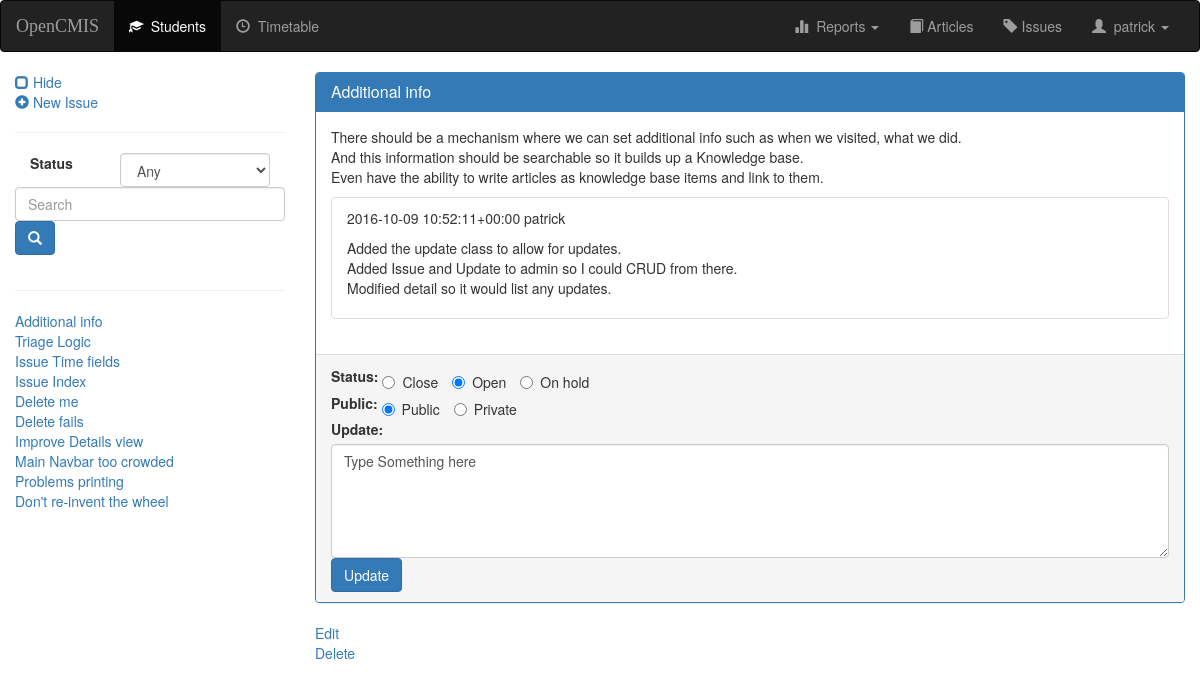
Page /issue/1 (signed in) on the committed database.
### issues/models.py (models this page shows, shortened)
class Issue(models.Model):
    title = models.CharField(max_length=120, blank=False)
    user = models.ForeignKey(User, on_delete=models.CASCADE)
    summary = models.TextField()
    PRIORITY_CHOICES = (('H', 'High'), ('M', 'Medium'), ('L', 'Low'))
    priority = models.CharField(max_length=1, choices=PRIORITY_CHOICES, default='M')
    SPEED_CHOICES = (('Q', 'Quick'), ('M', 'Medium'), ('S', 'Slow'))
    speed = models.CharField(max_length=1, choices=SPEED_CHOICES, default='M')
    STATUS_CHOICES = (('O', 'Open'), ('C', 'Closed'), ('H', 'On hold'))
    status = models.CharField(max_length=1, choices=STATUS_CHOICES, default='O')
    creation_time = models.DateTimeField(default=timezone.now)
    response_time = models.DateTimeField(null=True, blank=True)
    complete_time = models.DateTimeField(null=True, blank=True)
    def __str__(self):
        return self.title

class Update(models.Model):
    issue = models.ForeignKey(Issue, on_delete=models.CASCADE)
    public = models.BooleanField(default=True)
    date = models.DateTimeField(default=timezone.now)
    personnel = models.ForeignKey(User, on_delete=models.CASCADE)
    update = models.TextField()
    def __str__(self):
        return '{0} {1}'.format(self.date, self.personnel)

### issues/views.py (the view)
# urls.py: url(r'^(?P<pk>[0-9]+)/$', views.Detail.as_view(), name='detail'),
class Detail(LoginRequiredMixin, DetailView):
    login_url = reverse_lazy('login')
    model = Issue
    template_name = 'issue/detail.html'
    def get_context_data(self, **kwargs):
        context = super(Detail, self).get_context_data(**kwargs)
        context['updates'] = My_Update.objects.filter(issue=self.kwargs['pk'])
        context['index'] = index_context(self.request)
        return context

### issues/views.py (called while the page is built)
def index_context(request):
    f = request.GET.get('filter')
    if f and f != "Any":
        index = Issue.objects.filter(status=f)
    else:
        index = Issue.objects.all()
    query = request.GET.get('q')
    if query:
        query_list = query.split()
        if len(query_list) == 1:
            print("Query_list = {0}".format(query_list))
            index = index.filter(Q(title__contains=query_list[0]) or Q(summary__contains=query_list[0]))
    paginator = Paginator(index, 20)  # Limit to 20 entries per page, then paginate
    page = request.GET.get('page')
    try:
        index = paginator.page(page)
    except PageNotAnInteger:
        index = paginator.page(1)
    except EmptyPage:
        index = paginator.page(paginator.num_pages)
    return index

### opencmis/templates/issue/detail.html (shortened to what this page needs)
{% extends 'issue/issue-base.html' %}
{% block body %}
<div class="panel panel-primary">
    <div class="panel-heading">
        <h3 class="panel-title">{{object.title}}</h3>
    </div>
    <div class="panel-body">{{object.summary|striptags|urlize|linebreaks}}
        <ul class="list-group">
        {% for update in updates %}
            <li class="list-group-item">
                <p>{{update}}</p>
                {{update.update|striptags|urlize|linebreaks}}
            </li>
        {% empty %}
            <p>There are no updates yet.</p>
        {% endfor %}
        </ul>
    </div>
    <div class="panel-footer hidden-print">
        <form class="form-horizontal" action="" method="post">
            <div class="form-check">
                <label>Status:</label>
                <label class="radio-inline"><input type="radio" name="status">Close</label>
                <label class="radio-inline"><input type="radio" name="status" checked>Open</label>
                <label class="radio-inline"><input type="radio" name="status">On hold</label>
            </div>
            <div class="form-check">
                <label>Public:</label>
                <label class="radio-inline"><input type="radio" name="Public" checked>Public</label>
                <label class="radio-inline"><input type="radio" name="Public">Private</label>
            </div>
             <div class="form-check">
              <label for="update">Update:</label>
              <textarea class="form-control" rows="5" id="update">Type Something here</textarea>
            </div>
            <button type="submit" class="btn btn-primary">Update</button>
        </form>
    </div>
</div>
<div class="hidden-print">
{% if perms.issue.change_issue %}
    <a href="{% url 'issue:update' object.id %}">Edit</a><br>
{% endif %}
{% if perms.issue.delete_issue %}
    <a href="{% url 'issue:delete' object.id %}">Delete</a><br>
{%endif %}
</div>
{% endblock %}}

### opencmis/templates/issue/issue-base.html (shortened to what this page needs)
{% extends 'opencmis/base.html' %}
{% block index %}
<div class="hidden-print">
    {% if perms.add_issue %}
        <a href="{% url 'issue:create' %}">
            <span class="glyphicon glyphicon-plus-sign" aria-hidden="true"></span>&nbsp;New Issue
        </a>
        <hr>
    {% endif %}
    <form id="searchform" action="" method="get" accept-charset="utf-8">
        <fieldset>
            <div class="form-group">
                <label class="col-xs-4 col-form-label" for="filter">Status</label>
                <div class="col-xs-8">
                    <select class="form-control" id = "filter" name="filter">
                        <option value="Any">Any</option>
                    </select>
                </div>
                <input class="form-control" id="searchbox" name="q" type="text" placeholder="Search">
                <button class="btn btn-primary" type="submit">
                    <span class="glyphicon glyphicon-search" aria-hidden="true"></span>
                </button>
            </div>
        </fieldset>
    </form>
    <hr>
    {% for i in index %}
        <a href="{% url 'issue:detail' i.id %}">{{i}}</a><br>
    {% empty %}
        <li>What? No issues?</li>
    {% endfor %}
    </div>
{% endblock %}

### opencmis/templates/opencmis/base.html (shortened to what this page needs)
<!DOCTYPE html>
<html lang="en">
<head>
    {% load staticfiles %}
    <link rel="stylesheet" href="https://maxcdn.bootstrapcdn.com/bootstrap/3.3.7/css/bootstrap.min.css"
>
    <link rel="stylesheet" type="text/css" href="{% static 'style.css' %}"/>
</head>
<body>
<nav class="navbar navbar-inverse hidden-print">
    <div class="container-fluid">
        <div class="navbar-header">
            <a class="navbar-brand" href="{% url 'opencmis:dashboard' %}">OpenCMIS</a>
        </div>
        <div class="collapse navbar-collapse" id="topNavBar">
            <ul class="nav navbar-nav">
                {% if perms.opencmis.view_student %}
                <li class="active">
                    <a href="{% url 'opencmis:index' %}">
                        <span class="glyphicon glyphicon-education" area-hidden="true"></span>&nbsp;&nbsp;Students
                    </a>
                </li>
                {% endif %}
                <li class="">
                    <a href="/timetable/subject/">
                        <span class="glyphicon glyphicon-time" area-hidden="true"></span>&nbsp;&nbsp;Timetable
                    </a>
                </li>
            </ul>
            <ul class="nav navbar-nav navbar-right">
                <li class="dropdown">
                    <a href="#" class="dropdown-toggle" data-toggle="dropdown" role="button" aria-haspopup="true"
                       aria-expanded="false"><span class="glyphicon glyphicon-stats" area-hidden="true"></span>&nbsp;&nbsp;Reports
                        <span class="caret"></span></a>
                </li>
                <li class="">
                    <a href="/article/">
                        <span class="glyphicon glyphicon-book" area-hidden="true"></span> Articles
                    </a>
                </li>
                <li class="">
                    <a href="/issue/">
                        <span class="glyphicon glyphicon-tag" area-hidden="true"></span> Issues
                    </a>
                </li>
                {% if user.is_authenticated %}
                <li class="dropdown">
                    <a href="#" class="dropdown-toggle" data-toggle="dropdown" role="button"
                       aria-haspopup="true"
                       aria-expanded="false"><span class="glyphicon glyphicon-user" area-hidden="true"></span>&nbsp;&nbsp;{{user}}
                        <span class="caret"></span></a>
                </li>
                {% endif %}
            </ul>
        </div>
    </div>
</nav>
<div class="container-fluid">
    <div class="row">
        {% if not hidden %}
        <div class="col-sm-3">
            <a href="#"><span class="glyphicon glyphicon-unchecked" aria-hidden="true"></span>&nbsp;Hide</a>
            {% else %}
            <div class="col-sm-0">
                <a href="#"><span class="glyphicon glyphicon-expand" aria-hidden="true"></span>&nbsp;Show</a>
                {% endif %}
                {% if not hidden %}
                <div class="hidden-print">
                    {% block index %}
                    {% endblock %}
                </div>
                {% endif %}
            </div>
            {% if not hidden %}
            <div class="col-sm-9">
                {% else %}
                <div class="col-sm-12">
                    {% endif %}
                    {% block body %}
                    {% endblock %}
                </div>
            </div>
        </div>
</body>
</html>

### opencmis/static/style.css (style rules this page uses)
.navbar-brand { font-family: Righteous sans-serif; }

### rows in the picture
Issue: title "Additional info", summary "There should be a mechanism where we can set additional info such as when we visited, what we did. And this information should be searchable so it builds up a Knowledge base. Even have the ability to write articles as knowledge base items and link to them."
Issue: title "Triage Logic"
Issue: title "Issue Time fields"
Issue: title "Issue Index"
Issue: title "Delete me"
Issue: title "Delete fails"
Issue: title "Improve Details view"
Issue: title "Main Navbar too crowded"
Issue: title "Problems printing"
Issue: title "Don't re-invent the wheel"
Update: date+personnel "2016-10-09 10:52:11+00:00 patrick", update "Added the update class to allow for updates. Added Issue and Update to admin so I could CRUD from there. Modified detail so it would list any updates."

### other values in the picture
{{ user }} "patrick"
